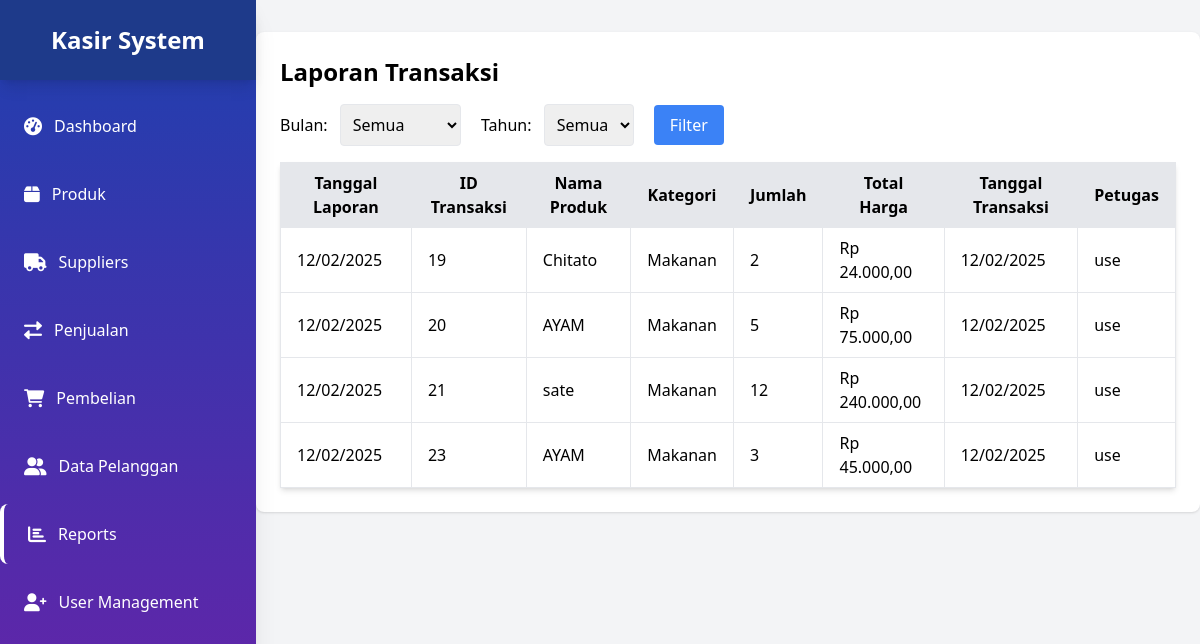
Before: /public/reports.php (signed in) with the older database file.
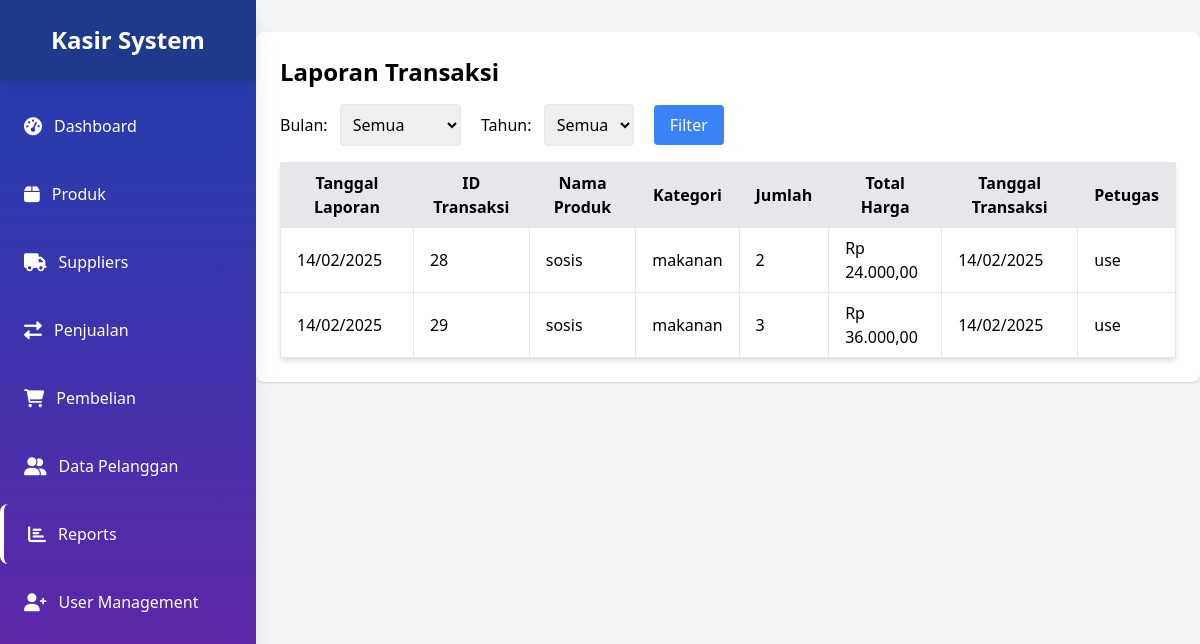
After: the same page with the newer database file.
### tables this page shows
CREATE TABLE `transaksi_penjualan` (
  `id_transaksi` int(11) NOT NULL,
  `total_harga` decimal(10,2) NOT NULL,
  `metode_pembayaran` enum('tunai','debit','QR') NOT NULL,
  `tanggal_transaksi` date NOT NULL,
  `id_user` int(11) NOT NULL,
  `id_pelanggan` int(11) DEFAULT NULL
);

CREATE TABLE `produk` (
  `id_produk` int(11) NOT NULL,
  `nama_produk` varchar(255) DEFAULT NULL,
  `id_kategori` int(11) DEFAULT NULL,
  `id_supplier` int(11) NOT NULL,
  `harga` decimal(10,2) NOT NULL,
  `stok` int(11) DEFAULT 0
);

CREATE TABLE `kategori` (
  `id_kategori` int(11) NOT NULL,
  `nama_kategori` varchar(100) NOT NULL,
  `deskripsi` text DEFAULT NULL
);

CREATE TABLE `detail_transaksi` (
  `id_detail` int(11) NOT NULL,
  `id_transaksi` int(11) NOT NULL,
  `id_produk` int(11) NOT NULL,
  `jumlah` int(11) NOT NULL,
  `subtotal` decimal(10,2) NOT NULL
);

CREATE TABLE `user` (
  `id_user` int(11) NOT NULL,
  `username` varchar(255) NOT NULL,
  `email` varchar(255) NOT NULL,
  `password` varchar(255) NOT NULL,
  `role` enum('admin','kasir') NOT NULL,
  `tanggal_dibuat` timestamp NOT NULL DEFAULT current_timestamp()
);

### public/reports.php (the view, shortened to what the changed rows need)
<?php
require_once __DIR__ . '/../app/koneksi.php';
$query = "SELECT
            COALESCE(l.id_laporan, '-') AS id_laporan,
            COALESCE(l.tgl_laporan, t.tanggal_transaksi) AS tgl_laporan,
            t.id_transaksi,
            p.nama_produk,
            k.nama_kategori,
            dt.jumlah,
            t.total_harga,
            t.tanggal_transaksi,
            u.username AS petugas
          FROM transaksi_penjualan t
          LEFT JOIN laporan l ON t.id_transaksi = l.id_transaksi
          LEFT JOIN detail_transaksi dt ON t.id_transaksi = dt.id_transaksi
          LEFT JOIN produk p ON dt.id_produk = p.id_produk
          LEFT JOIN kategori k ON p.id_kategori = k.id_kategori
          LEFT JOIN user u ON t.id_user = u.id_user";
$params = [];
$stmt = $db->prepare($query);
$stmt->execute($params);
$laporan = $stmt->fetchAll(PDO::FETCH_ASSOC);
?>
<!DOCTYPE html>
<html lang="id">
<head>
    <link href="https://cdnjs.cloudflare.com/ajax/libs/font-awesome/6.0.0/css/all.min.css" rel="stylesheet">
    <script src="https://cdn.tailwindcss.com"></script>
</head>
<body class="bg-gray-100 flex">
    <div class="w-64 h-screen bg-gradient-to-b from-blue-800 to-purple-800 shadow-xl fixed">
        <div class="flex items-center justify-center h-20 bg-blue-900 shadow-lg">
            <h1 class="text-white text-2xl font-bold">Kasir System</h1>
        </div>
    </div>
    <div class="container mx-auto bg-white p-6 rounded-lg shadow ml-64 mt-8">
        <h1 class="text-2xl font-bold mb-4">Laporan Transaksi</h1>
        <table class="min-w-full bg-white border border-gray-300 shadow-md mt-4">
            <thead>
                <tr class="bg-gray-200">
                    <th class="py-2 px-4 border">Tanggal Laporan</th>
                    <th class="py-2 px-4 border">ID Transaksi</th>
                    <th class="py-2 px-4 border">Nama Produk</th>
                    <th class="py-2 px-4 border">Kategori</th>
                    <th class="py-2 px-4 border">Jumlah</th>
                    <th class="py-2 px-4 border">Total Harga</th>
                    <th class="py-2 px-4 border">Tanggal Transaksi</th>
                    <th class="py-2 px-4 border">Petugas</th>
                </tr>
            </thead>
            <tbody>
                <?php if (!empty($laporan)): ?>
                    <?php foreach ($laporan as $row): ?>
                        <tr class="border-t">
                            <td class="py-2 px-4 border"><?php echo date('d/m/Y', strtotime($row['tgl_laporan'])); ?></td>
                            <td class="py-2 px-4 border"><?php echo htmlspecialchars($row['id_transaksi']); ?></td>
                            <td class="py-2 px-4 border"><?php echo htmlspecialchars($row['nama_produk']); ?></td>
                            <td class="py-2 px-4 border"><?php echo htmlspecialchars($row['nama_kategori']); ?></td>
                            <td class="py-2 px-4 border"><?php echo htmlspecialchars($row['jumlah']); ?></td>
                            <td class="py-2 px-4 border">Rp <?php echo number_format($row['total_harga'], 2, ',', '.'); ?></td>
                            <td class="py-2 px-4 border"><?php echo date('d/m/Y', strtotime($row['tanggal_transaksi'])); ?></td>
                            <td class="py-2 px-4 border"><?php echo htmlspecialchars($row['petugas']); ?></td>
                        </tr>
                    <?php endforeach; ?>
                <?php endif; ?>
            </tbody>
        </table>
    </div>
</body>
</html>

Changed rows visible on the page:
removed transaksi_penjualan: tgl_laporan "12/02/2025", id_transaksi "19", produk.nama_produk "Chitato", kategori.nama_kategori "Makanan", detail_transaksi.jumlah "2", total_harga "24.000,00", tanggal_transaksi "12/02/2025", id_user.username "use"
removed transaksi_penjualan: tgl_laporan "12/02/2025", id_transaksi "20", produk.nama_produk "AYAM", kategori.nama_kategori "Makanan", detail_transaksi.jumlah "5", total_harga "75.000,00", tanggal_transaksi "12/02/2025", id_user.username "use"
removed transaksi_penjualan: tgl_laporan "12/02/2025", id_transaksi "21", produk.nama_produk "sate", kategori.nama_kategori "Makanan", detail_transaksi.jumlah "12", total_harga "240.000,00", tanggal_transaksi "12/02/2025", id_user.username "use"
removed transaksi_penjualan: tgl_laporan "12/02/2025", id_transaksi "23", produk.nama_produk "AYAM", kategori.nama_kategori "Makanan", detail_transaksi.jumlah "3", total_harga "45.000,00", tanggal_transaksi "12/02/2025", id_user.username "use"
added transaksi_penjualan: tgl_laporan "14/02/2025", id_transaksi "28", produk.nama_produk "sosis", kategori.nama_kategori "makanan", detail_transaksi.jumlah "2", total_harga "24.000,00", tanggal_transaksi "14/02/2025", id_user.username "use"
added transaksi_penjualan: tgl_laporan "14/02/2025", id_transaksi "29", produk.nama_produk "sosis", kategori.nama_kategori "makanan", detail_transaksi.jumlah "3", total_harga "36.000,00", tanggal_transaksi "14/02/2025", id_user.username "use"
